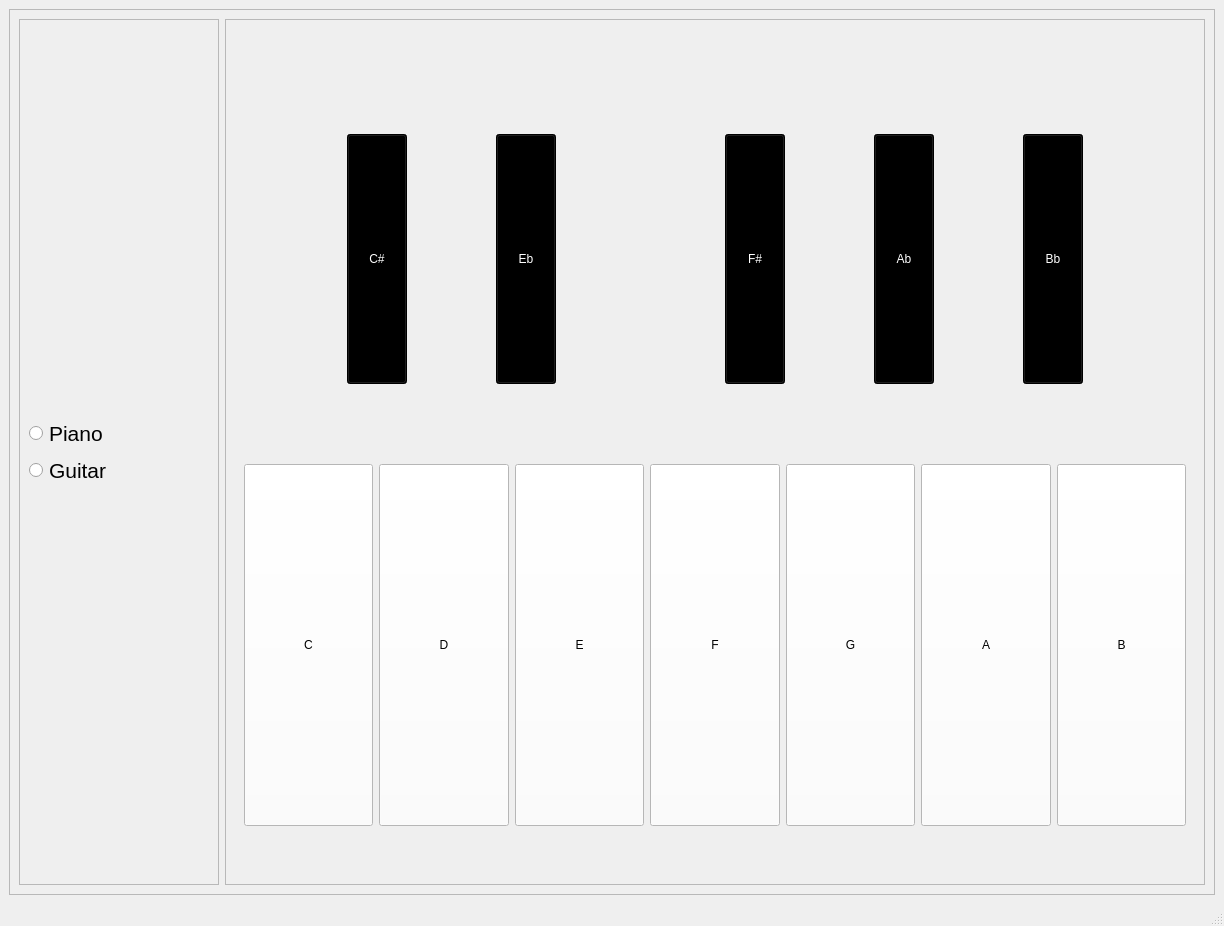
<?xml version="1.0" encoding="UTF-8"?>
<ui version="4.0">
 <class>MainWindow</class>
 <widget class="QMainWindow" name="MainWindow">
  <property name="geometry">
   <rect>
    <x>0</x>
    <y>0</y>
    <width>1224</width>
    <height>926</height>
   </rect>
  </property>
  <property name="windowTitle">
   <string>MainWindow</string>
  </property>
  <widget class="QWidget" name="centralwidget">
   <layout class="QGridLayout" name="gridLayout_4">
    <item row="0" column="0">
     <widget class="QFrame" name="frame">
      <property name="frameShape">
       <enum>QFrame::StyledPanel</enum>
      </property>
      <property name="frameShadow">
       <enum>QFrame::Raised</enum>
      </property>
      <layout class="QGridLayout" name="gridLayout_3">
       <item row="0" column="0">
        <layout class="QHBoxLayout" name="horizontalLayout_3">
         <item>
          <widget class="QFrame" name="frame_2">
           <property name="maximumSize">
            <size>
             <width>200</width>
             <height>16777215</height>
            </size>
           </property>
           <property name="frameShape">
            <enum>QFrame::StyledPanel</enum>
           </property>
           <property name="frameShadow">
            <enum>QFrame::Plain</enum>
           </property>
           <layout class="QGridLayout" name="gridLayout">
            <item row="0" column="0">
             <layout class="QVBoxLayout" name="verticalLayout">
              <item>
               <widget class="QRadioButton" name="piano">
                <property name="font">
                 <font>
                  <pointsize>16</pointsize>
                 </font>
                </property>
                <property name="text">
                 <string>Piano</string>
                </property>
               </widget>
              </item>
              <item>
               <widget class="QRadioButton" name="guitar">
                <property name="font">
                 <font>
                  <pointsize>16</pointsize>
                 </font>
                </property>
                <property name="text">
                 <string>Guitar</string>
                </property>
               </widget>
              </item>
             </layout>
            </item>
           </layout>
          </widget>
         </item>
         <item>
          <widget class="QFrame" name="frame_3">
           <property name="frameShape">
            <enum>QFrame::StyledPanel</enum>
           </property>
           <property name="frameShadow">
            <enum>QFrame::Plain</enum>
           </property>
           <layout class="QGridLayout" name="gridLayout_2">
            <item row="0" column="0">
             <layout class="QVBoxLayout" name="verticalLayout_2">
              <item>
               <spacer name="verticalSpacer">
                <property name="orientation">
                 <enum>Qt::Vertical</enum>
                </property>
                <property name="sizeType">
                 <enum>QSizePolicy::Fixed</enum>
                </property>
                <property name="sizeHint" stdset="0">
                 <size>
                  <width>20</width>
                  <height>40</height>
                 </size>
                </property>
               </spacer>
              </item>
              <item>
               <widget class="QFrame" name="horizontalFrame_2">
                <layout class="QHBoxLayout" name="horizontalLayout_2">
                 <item>
                  <spacer name="horizontalSpacer_2">
                   <property name="orientation">
                    <enum>Qt::Horizontal</enum>
                   </property>
                   <property name="sizeType">
                    <enum>QSizePolicy::Fixed</enum>
                   </property>
                   <property name="sizeHint" stdset="0">
                    <size>
                     <width>20</width>
                     <height>30</height>
                    </size>
                   </property>
                  </spacer>
                 </item>
                 <item>
                  <widget class="QPushButton" name="csharp">
                   <property name="sizePolicy">
                    <sizepolicy hsizetype="Minimum" vsizetype="Expanding">
                     <horstretch>0</horstretch>
                     <verstretch>0</verstretch>
                    </sizepolicy>
                   </property>
                   <property name="minimumSize">
                    <size>
                     <width>0</width>
                     <height>0</height>
                    </size>
                   </property>
                   <property name="maximumSize">
                    <size>
                     <width>60</width>
                     <height>250</height>
                    </size>
                   </property>
                   <property name="styleSheet">
                    <string notr="true">background-color: rgb(255, 255, 255);
gridline-color: rgb(255, 255, 255);
selection-color: rgb(255, 255, 255);
alternate-background-color: rgb(255, 255, 255);
selection-color: rgb(255, 255, 255);
border-color: rgb(255, 255, 255);
selection-color: rgb(255, 255, 255);
border-color: rgb(255, 255, 255);
color: rgb(255, 255, 255);
background-color: rgb(0, 0, 0);</string>
                   </property>
                   <property name="text">
                    <string>C#</string>
                   </property>
                  </widget>
                 </item>
                 <item>
                  <widget class="QPushButton" name="eflat">
                   <property name="sizePolicy">
                    <sizepolicy hsizetype="Minimum" vsizetype="Expanding">
                     <horstretch>0</horstretch>
                     <verstretch>0</verstretch>
                    </sizepolicy>
                   </property>
                   <property name="minimumSize">
                    <size>
                     <width>0</width>
                     <height>0</height>
                    </size>
                   </property>
                   <property name="maximumSize">
                    <size>
                     <width>60</width>
                     <height>250</height>
                    </size>
                   </property>
                   <property name="styleSheet">
                    <string notr="true">background-color: rgb(255, 255, 255);
color: rgb(255, 255, 255);
background-color: rgb(0, 0, 0);</string>
                   </property>
                   <property name="text">
                    <string>Eb</string>
                   </property>
                  </widget>
                 </item>
                 <item>
                  <spacer name="horizontalSpacer">
                   <property name="orientation">
                    <enum>Qt::Horizontal</enum>
                   </property>
                   <property name="sizeType">
                    <enum>QSizePolicy::Fixed</enum>
                   </property>
                   <property name="sizeHint" stdset="0">
                    <size>
                     <width>80</width>
                     <height>10</height>
                    </size>
                   </property>
                  </spacer>
                 </item>
                 <item>
                  <widget class="QPushButton" name="fsharp">
                   <property name="sizePolicy">
                    <sizepolicy hsizetype="Minimum" vsizetype="Expanding">
                     <horstretch>0</horstretch>
                     <verstretch>0</verstretch>
                    </sizepolicy>
                   </property>
                   <property name="minimumSize">
                    <size>
                     <width>0</width>
                     <height>0</height>
                    </size>
                   </property>
                   <property name="maximumSize">
                    <size>
                     <width>60</width>
                     <height>250</height>
                    </size>
                   </property>
                   <property name="styleSheet">
                    <string notr="true">background-color: rgb(255, 255, 255);
color: rgb(255, 255, 255);
background-color: rgb(0, 0, 0);</string>
                   </property>
                   <property name="text">
                    <string>F#</string>
                   </property>
                  </widget>
                 </item>
                 <item>
                  <widget class="QPushButton" name="aflat">
                   <property name="sizePolicy">
                    <sizepolicy hsizetype="Minimum" vsizetype="Expanding">
                     <horstretch>0</horstretch>
                     <verstretch>0</verstretch>
                    </sizepolicy>
                   </property>
                   <property name="minimumSize">
                    <size>
                     <width>0</width>
                     <height>0</height>
                    </size>
                   </property>
                   <property name="maximumSize">
                    <size>
                     <width>60</width>
                     <height>250</height>
                    </size>
                   </property>
                   <property name="styleSheet">
                    <string notr="true">background-color: rgb(255, 255, 255);
color: rgb(255, 255, 255);
background-color: rgb(0, 0, 0);</string>
                   </property>
                   <property name="text">
                    <string>Ab</string>
                   </property>
                  </widget>
                 </item>
                 <item>
                  <widget class="QPushButton" name="bflat">
                   <property name="sizePolicy">
                    <sizepolicy hsizetype="Minimum" vsizetype="Expanding">
                     <horstretch>0</horstretch>
                     <verstretch>0</verstretch>
                    </sizepolicy>
                   </property>
                   <property name="minimumSize">
                    <size>
                     <width>0</width>
                     <height>0</height>
                    </size>
                   </property>
                   <property name="maximumSize">
                    <size>
                     <width>60</width>
                     <height>250</height>
                    </size>
                   </property>
                   <property name="styleSheet">
                    <string notr="true">background-color: rgb(255, 255, 255);
color: rgb(255, 255, 255);
background-color: rgb(0, 0, 0);</string>
                   </property>
                   <property name="text">
                    <string>Bb</string>
                   </property>
                  </widget>
                 </item>
                 <item>
                  <spacer name="horizontalSpacer_3">
                   <property name="orientation">
                    <enum>Qt::Horizontal</enum>
                   </property>
                   <property name="sizeType">
                    <enum>QSizePolicy::Fixed</enum>
                   </property>
                   <property name="sizeHint" stdset="0">
                    <size>
                     <width>20</width>
                     <height>20</height>
                    </size>
                   </property>
                  </spacer>
                 </item>
                </layout>
               </widget>
              </item>
              <item>
               <widget class="QFrame" name="horizontalFrame">
                <layout class="QHBoxLayout" name="horizontalLayout">
                 <item>
                  <widget class="QPushButton" name="c_note">
                   <property name="sizePolicy">
                    <sizepolicy hsizetype="Minimum" vsizetype="Expanding">
                     <horstretch>0</horstretch>
                     <verstretch>0</verstretch>
                    </sizepolicy>
                   </property>
                   <property name="minimumSize">
                    <size>
                     <width>0</width>
                     <height>0</height>
                    </size>
                   </property>
                   <property name="styleSheet">
                    <string notr="true">background-color: rgb(255, 255, 255);</string>
                   </property>
                   <property name="text">
                    <string>C</string>
                   </property>
                  </widget>
                 </item>
                 <item>
                  <widget class="QPushButton" name="d_note">
                   <property name="sizePolicy">
                    <sizepolicy hsizetype="Minimum" vsizetype="Expanding">
                     <horstretch>0</horstretch>
                     <verstretch>0</verstretch>
                    </sizepolicy>
                   </property>
                   <property name="styleSheet">
                    <string notr="true">background-color: rgb(255, 255, 255);</string>
                   </property>
                   <property name="text">
                    <string>D</string>
                   </property>
                  </widget>
                 </item>
                 <item>
                  <widget class="QPushButton" name="e_note">
                   <property name="sizePolicy">
                    <sizepolicy hsizetype="Minimum" vsizetype="Expanding">
                     <horstretch>0</horstretch>
                     <verstretch>0</verstretch>
                    </sizepolicy>
                   </property>
                   <property name="styleSheet">
                    <string notr="true">background-color: rgb(255, 255, 255);</string>
                   </property>
                   <property name="text">
                    <string>E</string>
                   </property>
                  </widget>
                 </item>
                 <item>
                  <widget class="QPushButton" name="f_note">
                   <property name="sizePolicy">
                    <sizepolicy hsizetype="Minimum" vsizetype="Expanding">
                     <horstretch>0</horstretch>
                     <verstretch>0</verstretch>
                    </sizepolicy>
                   </property>
                   <property name="styleSheet">
                    <string notr="true">background-color: rgb(255, 255, 255);</string>
                   </property>
                   <property name="text">
                    <string>F</string>
                   </property>
                  </widget>
                 </item>
                 <item>
                  <widget class="QPushButton" name="g_note">
                   <property name="sizePolicy">
                    <sizepolicy hsizetype="Minimum" vsizetype="Expanding">
                     <horstretch>0</horstretch>
                     <verstretch>0</verstretch>
                    </sizepolicy>
                   </property>
                   <property name="styleSheet">
                    <string notr="true">background-color: rgb(255, 255, 255);</string>
                   </property>
                   <property name="text">
                    <string>G</string>
                   </property>
                  </widget>
                 </item>
                 <item>
                  <widget class="QPushButton" name="a_note">
                   <property name="sizePolicy">
                    <sizepolicy hsizetype="Minimum" vsizetype="Expanding">
                     <horstretch>0</horstretch>
                     <verstretch>0</verstretch>
                    </sizepolicy>
                   </property>
                   <property name="styleSheet">
                    <string notr="true">background-color: rgb(255, 255, 255);</string>
                   </property>
                   <property name="text">
                    <string>A</string>
                   </property>
                  </widget>
                 </item>
                 <item>
                  <widget class="QPushButton" name="b_note">
                   <property name="sizePolicy">
                    <sizepolicy hsizetype="Minimum" vsizetype="Expanding">
                     <horstretch>0</horstretch>
                     <verstretch>0</verstretch>
                    </sizepolicy>
                   </property>
                   <property name="styleSheet">
                    <string notr="true">background-color: rgb(255, 255, 255);</string>
                   </property>
                   <property name="text">
                    <string>B</string>
                   </property>
                  </widget>
                 </item>
                </layout>
               </widget>
              </item>
              <item>
               <spacer name="verticalSpacer_2">
                <property name="orientation">
                 <enum>Qt::Vertical</enum>
                </property>
                <property name="sizeType">
                 <enum>QSizePolicy::Fixed</enum>
                </property>
                <property name="sizeHint" stdset="0">
                 <size>
                  <width>20</width>
                  <height>40</height>
                 </size>
                </property>
               </spacer>
              </item>
             </layout>
            </item>
           </layout>
          </widget>
         </item>
        </layout>
       </item>
      </layout>
     </widget>
    </item>
   </layout>
  </widget>
  <widget class="QMenuBar" name="menubar">
   <property name="geometry">
    <rect>
     <x>0</x>
     <y>0</y>
     <width>1224</width>
     <height>26</height>
    </rect>
   </property>
  </widget>
  <widget class="QStatusBar" name="statusbar"/>
 </widget>
 <resources/>
 <connections/>
</ui>
